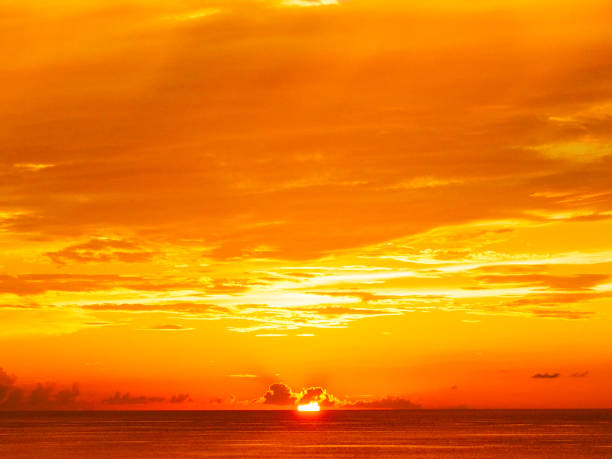
#> input picture sunset2.jpg, 612 x 459 px
$ python dominant_colour.py
#> lines starting #> are read from the running program, lines starting #| are printed output that depends on the picture
import matplotlib.pyplot as plt
import numpy as np
from PIL import Image


def dominant_colour():
    img = Image.open("sunset2.jpg").convert("RGB")
#> img is the input picture: PIL image 612x459 RGB; mean R, G, B 234.6, 126.5, 7.3
    img_array = np.array(img)
    colours = img_array.reshape(-1, 3)
    return colours

colours = dominant_colour()


def count_occurences(colours):
    value, counts = np.unique(colours, return_counts=True, axis=0)
    return value, counts

values, counts = count_occurences(colours)


def top5(values, counts):
    sorted_indices = np.argsort(counts)
    top_5_indices = sorted_indices[-5:][::-1]
#> top_5_indices = [22748, 10343, 10719, 11396, 10000]
    top_5_colors = values[top_5_indices]
#> top_5_colors = [[255, 139, 0], [235, 107, 0], [237, 106, 0], [240, 109, 1], [233, 104, 0]]
    top_5_counts = counts[top_5_indices]
#> top_5_counts = [1285, 1038, 972, 943, 929]
    return top_5_colors, top_5_counts

top_colors, top_counts = top5(values, counts)
#> top_colors has the same summary as top_5_colors in top5; top_counts = [1285, 1038, 972, 943, 929]

print("Top 5 Colors (RGB): \n", top_colors)
#| Top 5 Colors (RGB):
#|  [[255 139   0]
#|  [235 107   0]
#|  [237 106   0]
#|  [240 109   1]
#|  [233 104   0]]
print("Their pixel counts: \n", top_counts)
#| Their pixel counts:
#|  [1285 1038  972  943  929]


def plot_top_colors(top_colors, top_counts):
    plt.figure(figsize=(8, 8))
    labels = []
    for color in top_colors:
        text = f"RGB: ({color[0]}, {color[1]}, {color[2]})"
        labels.append(text)
#> this loop made 5 passes
#> after the loop, labels = ['RGB: (255, 139, 0)', 'RGB: (235, 107, 0)', 'RGB: (237, 106, 0)', 'RGB: (240, 109, 1)', 'RGB: (233, 104, 0)']
    chart_colors = [tuple(color / 255.0) for color in top_colors]
#> chart_colors = [(1, 0.545, 0), (0.922, 0.42, 0), (0.929, 0.416, 0), (0.941, 0.427, 0.00392), (0.914, 0.408, 0)]
    plt.pie(
        top_counts,
        labels = labels,
        colors = chart_colors,
        autopct = "%1.1f%%",
        explode = [0.05,0,0,0,0],
        shadow = True,
        wedgeprops={"edgecolor": "black", "linewidth": 1.5}
    )

    plt.title("Top 5 Dominant Colors in the Image")
    plt.axis("equal")
    plt.show()
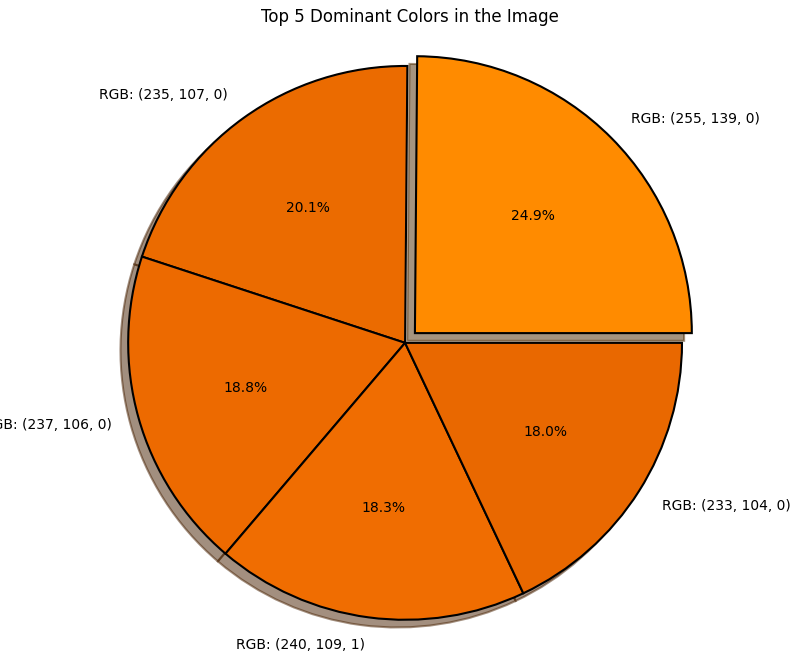
#> figure drawn by matplotlib, 1 panel


plot_top_colors(top_colors, top_counts)
